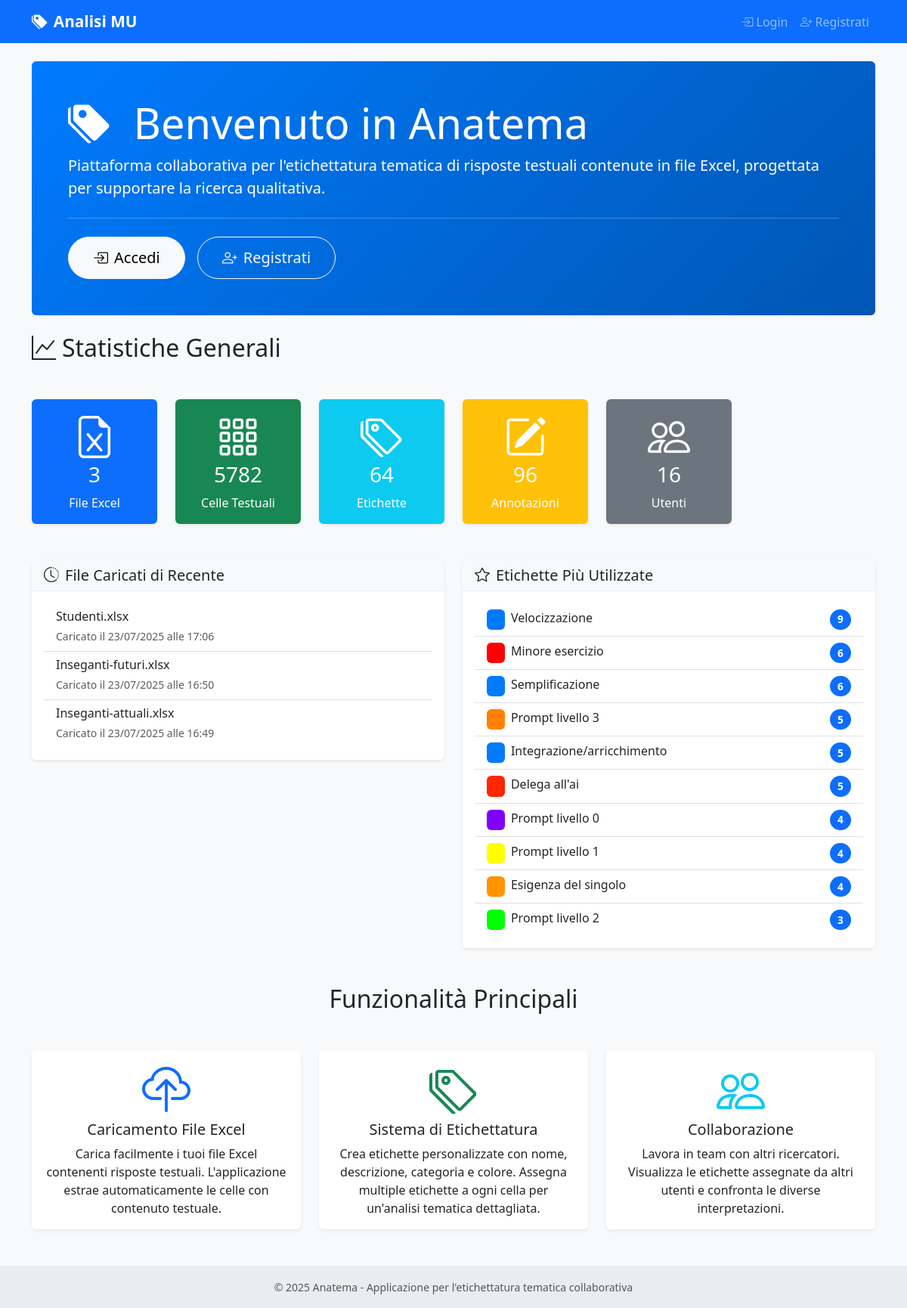
Before: / with the older database file.
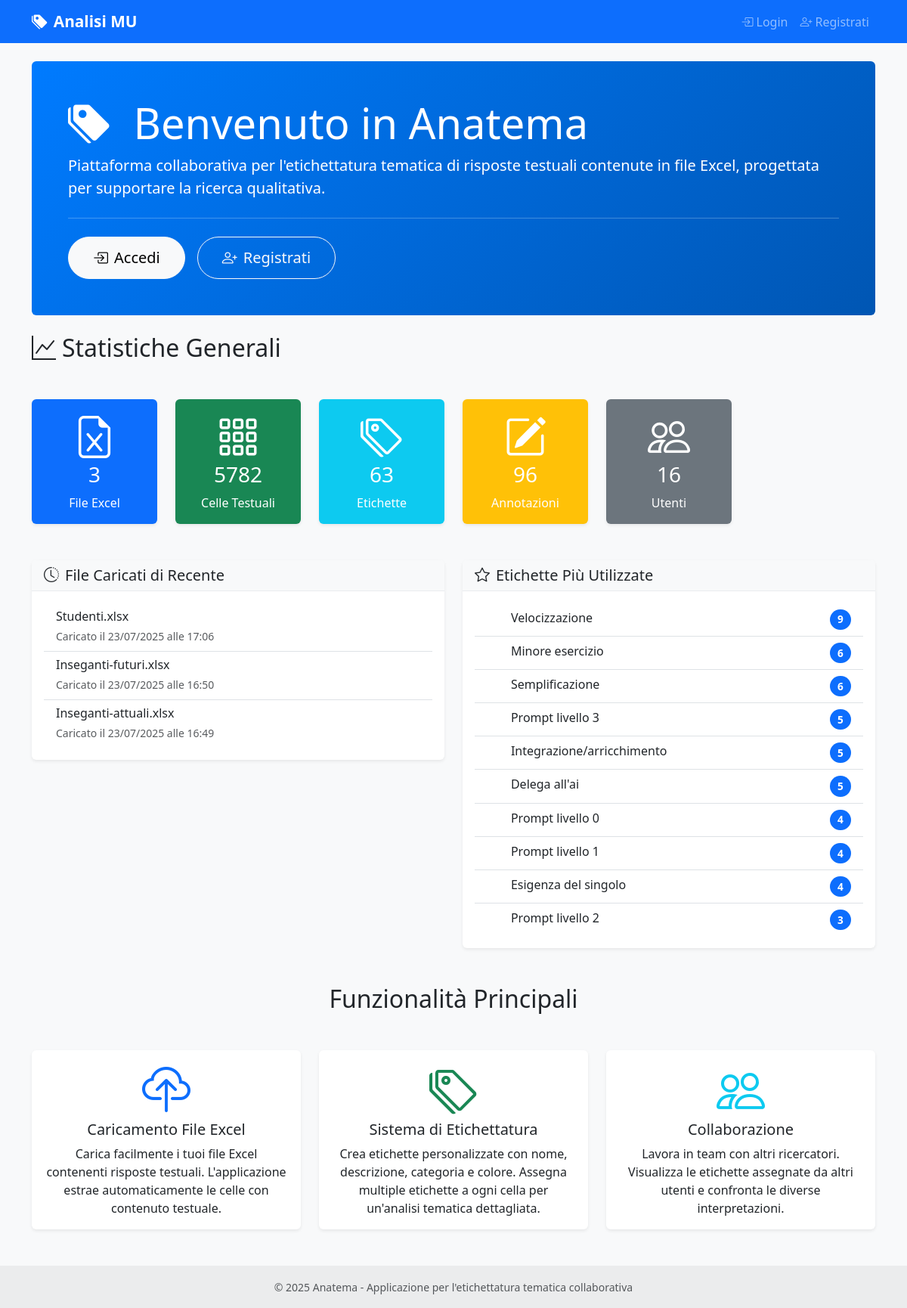
After: the same page with the newer database file.
### models.py (models this page shows, shortened)
class Label(db.Model):
    id = db.Column(db.Integer, primary_key=True)
    name = db.Column(db.String(100), nullable=False, unique=True)
    description = db.Column(db.Text)
    category_id = db.Column(db.Integer, db.ForeignKey('category.id'), nullable=True)
    category = db.Column(db.String(50))  # Manteniamo per compatibilità, sarà deprecato
    color = db.Column(db.String(7), default='#007bff')  # Colore HEX
    is_active = db.Column(db.Boolean, default=True)  # Soft delete
    created_at = db.Column(db.DateTime, default=datetime.utcnow)
    updated_at = db.Column(db.DateTime, default=datetime.utcnow, onupdate=datetime.utcnow)
    annotations = db.relationship('CellAnnotation', backref='label', lazy=True, cascade='all, delete-orphan')
    category_obj = db.relationship('Category', foreign_keys=[category_id], back_populates='labels')

### routes/main.py (the view)
@main_bp.route('/')
def index():
    stats = {
        'total_files': ExcelFile.query.count(),
        'total_cells': TextCell.query.count(),
        'total_labels': Label.query.count(),
        'total_annotations': CellAnnotation.query.count(),
        'total_users': User.query.count()
    }
    recent_files = ExcelFile.query.order_by(ExcelFile.uploaded_at.desc()).limit(5).all()
    popular_labels = db.session.query(Label, db.func.count(CellAnnotation.id).label('count'))\
        .join(CellAnnotation)\
        .group_by(Label.id)\
        .order_by(db.desc('count'))\
        .limit(10)\
        .all()
    return render_template('main/index.html',
                         stats=stats,
                         recent_files=recent_files,
                         popular_labels=popular_labels)

### templates/main/index.html (shortened to what the changed rows need)
{% extends "base.html" %}
{% block content %}
<div class="row">
    <div class="col-12">
        <div class="jumbotron bg-primary text-white rounded p-5 mb-4">
            <h1 class="display-4">
                <i class="bi bi-tags-fill me-3"></i>
                Benvenuto in Anatema
            </h1>
        </div>
    </div>
</div>
<div class="row mb-4">
    <div class="col-12">
        <h2 class="mb-4">
            <i class="bi bi-graph-up me-2"></i>Statistiche Generali
        </h2>
    </div>
</div>
<div class="row mb-5">
    <div class="col-md-2">
        <div class="card bg-info text-white">
            <div class="card-body text-center">
                <i class="bi bi-tags display-4 mb-2"></i>
                <h3 class="card-title">{{ stats.total_labels }}</h3>
                <p class="card-text">Etichette</p>
            </div>
        </div>
    </div>
</div>
<div class="row">
    <div class="col-md-6">
        <div class="card">
            <div class="card-body">
                {% if popular_labels %}
                <div class="list-group list-group-flush">
                    {% for label, count in popular_labels %}
                    <div class="list-group-item d-flex justify-content-between align-items-center">
                        <div class="d-flex align-items-center">
                            <span class="badge me-2" style="background-color: {{ label.color }};">
                            </span>
                            <div>
                                <h6 class="mb-1">{{ label.name }}</h6>
                            </div>
                        </div>
                        <span class="badge bg-primary rounded-pill">{{ count }}</span>
                    </div>
                    {% endfor %}
                </div>
                {% else %}
                <p class="text-muted">Nessuna etichetta utilizzata ancora.</p>
                {% endif %}
            </div>
        </div>
    </div>
</div>
{% if not current_user.is_authenticated %}
<div class="row mt-5">
    <div class="col-12">
        <h2 class="text-center mb-5">Funzionalità Principali</h2>
    </div>
</div>
{% endif %}
{% endblock %}

Changed rows visible on the page:
changed Label "Velocizzazione": color "#007bff" → empty (drawn)
changed Label "Minore esercizio": color "#ff0000" → empty (drawn)
changed Label "Semplificazione": color "#007bff" → empty (drawn)
changed Label "Prompt livello 3": color "#ff8000" → empty (drawn)
changed Label "Integrazione/arricchimento": color "#007bff" → empty (drawn)
changed Label "Delega all'ai": color "#ff2600" → empty (drawn)
changed Label "Prompt livello 0": color "#8000ff" → empty (drawn)
changed Label "Prompt livello 1": color "#ffff00" → empty (drawn)
changed Label "Esigenza del singolo": color "#ff9300" → empty (drawn)
changed Label "Prompt livello 2": color "#00ff00" → empty (drawn)
Other visible differences:
{{ stats.total_labels }}: "64" → "63"
